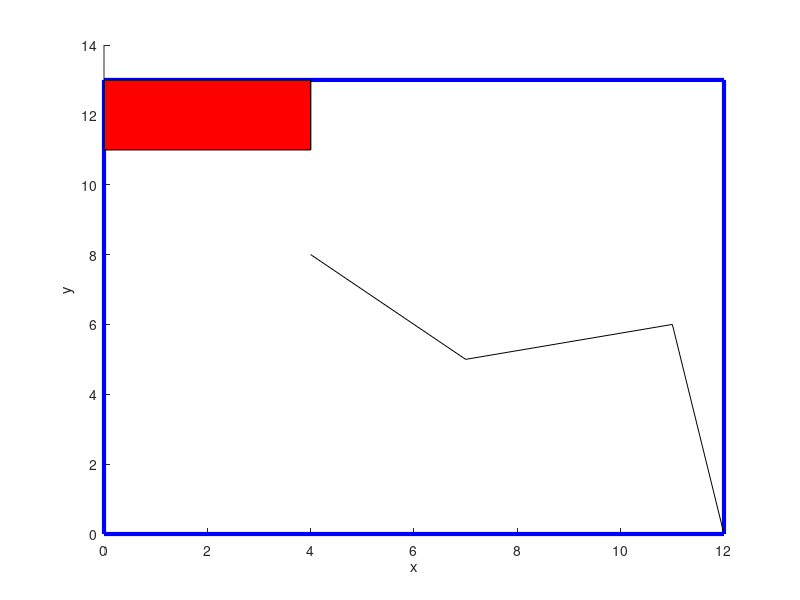

Source code (MATLAB):
function drawPoolEnviroment()
    poolXLims = [0 12]';
    poolYLims = [0 13]';
    rampXLims = [0 4]';
    rampYLims = [11 13]';
    controlLine1 = [4 8; 7 5];
    controlLine2 = [7 5; 11 6];
    controlLine3 = [11 6; 12 0];
    %Draw the pool area
    hold on
    plot([poolXLims(1), poolXLims(1), poolXLims(2), poolXLims(2), poolXLims(1)], ...
        [poolYLims(1), poolYLims(2), poolYLims(2), poolYLims(1), poolYLims(1)],...
        'b' , 'LineWidth', 3)
    %Draw the ramp
    fill([rampXLims(1), rampXLims(1), rampXLims(2), rampXLims(2), rampXLims(1)], ...
        [rampYLims(1), rampYLims(2), rampYLims(2), rampYLims(1), rampYLims(1)],...
        'r' , 'LineWidth', 1)
    xlabel('x')
    ylabel('y')
    plot(controlLine1(:,1), controlLine1(:,2), 'k');
    plot(controlLine2(:,1), controlLine2(:,2), 'k');
    plot(controlLine3(:,1), controlLine3(:,2), 'k');
    hold off
end